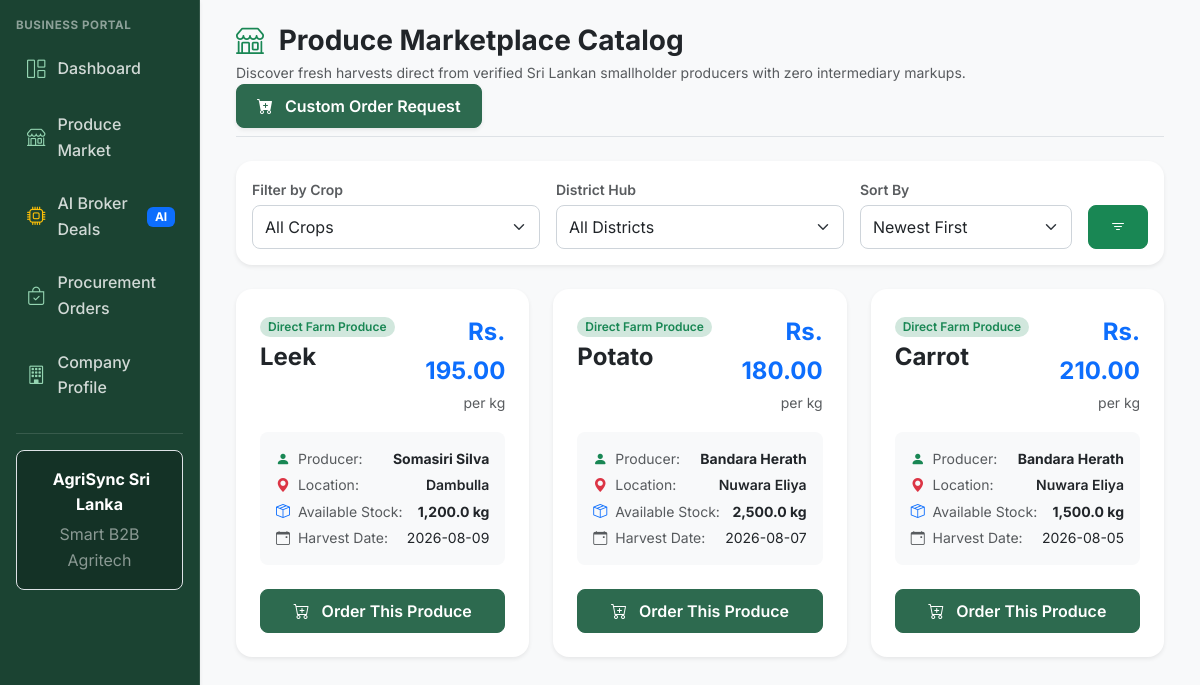
The page /business/browse.php (signed in) on the database its author committed.
### tables this page shows
CREATE TABLE IF NOT EXISTS `harvest_listings` (
  `id` int(11) NOT NULL AUTO_INCREMENT,
  `farmer_id` int(11) NOT NULL,
  `crop_type` varchar(50) NOT NULL,
  `quantity_kg` decimal(10,2) NOT NULL,
  `price_per_kg` decimal(10,2) NOT NULL,
  `harvest_date` date NOT NULL,
  `status` enum('available','matched','sold') NOT NULL DEFAULT 'available',
  `created_at` timestamp NOT NULL DEFAULT CURRENT_TIMESTAMP,
  `updated_at` timestamp NOT NULL DEFAULT CURRENT_TIMESTAMP ON UPDATE CURRENT_TIMESTAMP,
  PRIMARY KEY (`id`),
  KEY `farmer_id_index` (`farmer_id`),
  KEY `crop_type_index` (`crop_type`),
  KEY `status_index` (`status`),
  CONSTRAINT `fk_harvest_farmer` FOREIGN KEY (`farmer_id`) REFERENCES `users` (`id`) ON DELETE CASCADE
);

CREATE TABLE IF NOT EXISTS `users` (
  `id` int(11) NOT NULL AUTO_INCREMENT,
  `name` varchar(100) NOT NULL,
  `email` varchar(150) NOT NULL,
  `password_hash` varchar(255) NOT NULL,
  `role` enum('farmer','business','admin') NOT NULL,
  `phone` varchar(20) DEFAULT NULL,
  `district` varchar(50) DEFAULT NULL,
  `is_active` tinyint(1) NOT NULL DEFAULT 1,
  `created_at` timestamp NOT NULL DEFAULT CURRENT_TIMESTAMP,
  `updated_at` timestamp NOT NULL DEFAULT CURRENT_TIMESTAMP ON UPDATE CURRENT_TIMESTAMP,
  PRIMARY KEY (`id`),
  UNIQUE KEY `email_unique` (`email`),
  KEY `role_index` (`role`),
  KEY `district_index` (`district`)
);

### includes/functions.php (called while the page is built, shortened)
<?php
function sanitize(mixed $input): mixed {
    return htmlspecialchars(trim((string)$input), ENT_QUOTES, 'UTF-8');
}

### business/browse.php (the view, shortened to what this page needs)
<?php
require_once __DIR__ . '/../includes/functions.php';
$sort_by = sanitize($_GET['sort'] ?? 'newest');
$listings = [];
try {
    $db = getDbConnection();
    $sql = "
        SELECT
            h.id, h.crop_type, h.quantity_kg, h.price_per_kg, h.harvest_date, h.status, h.created_at,
            u.id as farmer_id, u.name as farmer_name, u.district as farmer_district, u.phone as farmer_phone
        FROM harvest_listings h
        JOIN users u ON h.farmer_id = u.id
        WHERE h.status = 'available'
    ";
    $params = [];
    if ($sort_by === 'price_asc') {
        $sql .= " ORDER BY h.price_per_kg ASC";
    } elseif ($sort_by === 'price_desc') {
        $sql .= " ORDER BY h.price_per_kg DESC";
    } elseif ($sort_by === 'quantity_desc') {
        $sql .= " ORDER BY h.quantity_kg DESC";
    } else {
        $sql .= " ORDER BY h.id DESC";
    }
    $stmt = $db->prepare($sql);
    $stmt->execute($params);
    $listings = $stmt->fetchAll(PDO::FETCH_ASSOC);
} catch (Throwable $e) {
    error_log("Browse Catalog Error: " . $e->getMessage());
    $error_message = "Unable to load produce listings.";
}
require_once __DIR__ . '/../includes/header.php';
?>
<div class="d-flex" style="min-height: 100vh;">
    <?php require_once __DIR__ . '/../includes/sidebar.php'; ?>
    <div class="flex-grow-1 bg-light p-4 overflow-auto">
        <div class="container-fluid max-w-7xl">
            <div class="d-flex flex-wrap align-items-center justify-content-between mb-4 pb-2 border-bottom">
                <div>
                    <h1 class="h3 fw-bold text-dark mb-1">
                        <i class="bi bi-shop text-success me-2"></i> Produce Marketplace Catalog
                    </h1>
                    <p class="text-muted small mb-0">
                        Discover fresh harvests direct from verified Sri Lankan smallholder producers with zero intermediary markups.
                    </p>
                </div>
                <div class="d-flex gap-2 mt-3 mt-md-0">
                    <a href="place_order.php" class="btn btn-primary rounded-3 d-flex align-items-center shadow-sm">
                        <i class="bi bi-cart-plus-fill me-1"></i> Custom Order Request
                    </a>
                </div>
            </div>
            <div class="card border-0 shadow-sm rounded-4 p-3 mb-4 bg-white">
                <form method="GET" action="browse.php" class="row g-3 align-items-end">
                    <div class="col-12 col-sm-6 col-md-4">
                        <label class="form-label small text-muted mb-1 fw-semibold">Filter by Crop</label>
                        <select name="crop" class="form-select rounded-3">
                            <option value="">All Crops</option>
                        </select>
                    </div>
                    <div class="col-12 col-sm-6 col-md-4">
                        <label class="form-label small text-muted mb-1 fw-semibold">District Hub</label>
                        <select name="district" class="form-select rounded-3">
                            <option value="">All Districts</option>
                        </select>
                    </div>
                    <div class="col-12 col-sm-6 col-md-3">
                        <label class="form-label small text-muted mb-1 fw-semibold">Sort By</label>
                        <select name="sort" class="form-select rounded-3">
                            <option value="newest" <?= $sort_by === 'newest' ? 'selected' : '' ?>>Newest First</option>
                        </select>
                    </div>
                    <div class="col-12 col-sm-6 col-md-1">
                        <button type="submit" class="btn btn-success w-100 rounded-3"><i class="bi bi-filter"></i></button>
                    </div>
                </form>
            </div>
            <div class="row g-4">
                <?php if (empty($listings)): ?>
                    <div class="col-12 text-center py-5">
                        <div class="card border-0 shadow-sm rounded-4 p-5 bg-white">
                            <i class="bi bi-inbox fs-1 text-muted d-block mb-3"></i>
                            <h5 class="fw-bold text-dark">No Available Produce Matches</h5>
                            <p class="text-muted small mb-3">There are no farm listings matching your selected crop or district filters right now.</p>
                            <div>
                                <a href="browse.php" class="btn btn-outline-success rounded-3 me-2">Clear Filters</a>
                                <a href="place_order.php" class="btn btn-primary rounded-3">Place Custom AI Order</a>
                            </div>
                        </div>
                    </div>
                <?php else: ?>
                    <?php foreach ($listings as $item): ?>
                        <div class="col-12 col-sm-6 col-lg-4">
                            <div class="card border-0 shadow-sm rounded-4 h-100 bg-white hover-shadow transition">
                                <div class="card-body p-4 d-flex flex-column">
                                    <div class="d-flex justify-content-between align-items-start mb-3">
                                        <div>
                                            <span class="badge bg-success-subtle text-success rounded-pill px-2 py-1 small fw-semibold">
                                                Direct Farm Produce
                                            </span>
                                            <h4 class="fw-bold text-dark mb-0 mt-1"><?= htmlspecialchars($item['crop_type'], ENT_QUOTES, 'UTF-8') ?></h4>
                                        </div>
                                        <div class="text-end">
                                            <div class="fs-4 fw-bold text-primary">Rs. <?= number_format($item['price_per_kg'], 2) ?></div>
                                            <small class="text-muted">per kg</small>
                                        </div>
                                    </div>
                                    <div class="bg-light p-3 rounded-3 mb-3 small">
                                        <div class="d-flex justify-content-between mb-1">
                                            <span class="text-muted"><i class="bi bi-person-fill text-success me-1"></i> Producer:</span>
                                            <strong class="text-dark"><?= htmlspecialchars($item['farmer_name'], ENT_QUOTES, 'UTF-8') ?></strong>
                                        </div>
                                        <div class="d-flex justify-content-between mb-1">
                                            <span class="text-muted"><i class="bi bi-geo-alt-fill text-danger me-1"></i> Location:</span>
                                            <span class="text-dark fw-semibold"><?= htmlspecialchars($item['farmer_district'], ENT_QUOTES, 'UTF-8') ?></span>
                                        </div>
                                        <div class="d-flex justify-content-between mb-1">
                                            <span class="text-muted"><i class="bi bi-box-seam text-primary me-1"></i> Available Stock:</span>
                                            <span class="text-dark fw-bold"><?= number_format($item['quantity_kg'], 1) ?> kg</span>
                                        </div>
                                        <div class="d-flex justify-content-between">
                                            <span class="text-muted"><i class="bi bi-calendar-event text-muted me-1"></i> Harvest Date:</span>
                                            <span class="text-dark"><?= htmlspecialchars($item['harvest_date'], ENT_QUOTES, 'UTF-8') ?></span>
                                        </div>
                                    </div>
                                    <div class="mt-auto pt-2">
                                        <a href="place_order.php?crop=<?= urlencode($item['crop_type']) ?>&max_price=<?= (float)$item['price_per_kg'] ?>&listing_id=<?= (int)$item['id'] ?>" class="btn btn-primary w-100 rounded-3 py-2 fw-semibold">
                                            <i class="bi bi-cart-plus me-1"></i> Order This Produce
                                        </a>
                                    </div>
                                </div>
                            </div>
                        </div>
                    <?php endforeach; ?>
                <?php endif; ?>
            </div>
        </div>
    </div>
</div>
<?php require_once __DIR__ . '/../includes/footer.php'; ?>

### rows shown on the page
harvest_listings: crop_type "Leek", price_per_kg "195.00", farmer.name "Somasiri Silva", farmer.district "Dambulla", quantity_kg "1,200.0", harvest_date "2026-08-09"
harvest_listings: crop_type "Potato", price_per_kg "180.00", farmer.name "Bandara Herath", farmer.district "Nuwara Eliya", quantity_kg "2,500.0", harvest_date "2026-08-07"
harvest_listings: crop_type "Carrot", price_per_kg "210.00", farmer.name "Bandara Herath", farmer.district "Nuwara Eliya", quantity_kg "1,500.0", harvest_date "2026-08-05"

### other values the page prints
$user_role "BUSINESS"
